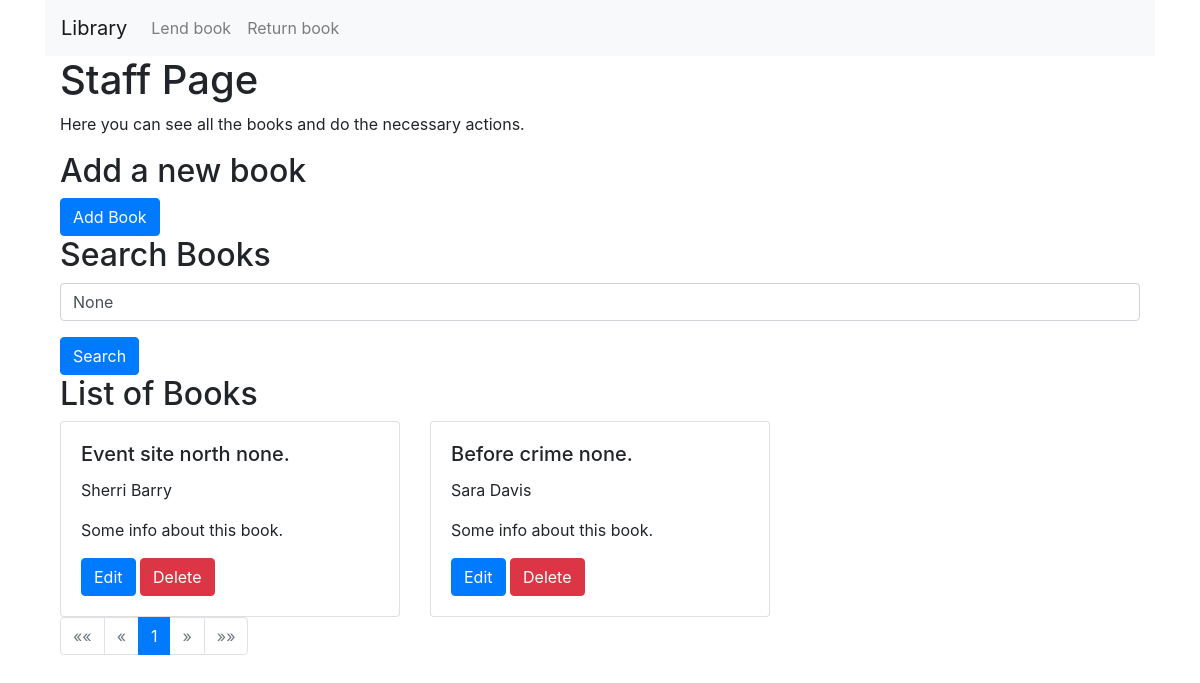
Screenshot of /staffusers/?q=None&page=2 (signed in) with the database file from the repository.
### library/models.py (models this page shows, shortened)
class Book(models.Model):
    title = models.CharField(max_length=200)
    authors = models.ManyToManyField(Author)
    genre = models.ForeignKey(Genre, on_delete=models.CASCADE)
    pub_date = models.DateField('Publication date')
    quantity = models.IntegerField(default=1)

class Author(models.Model):
    name = models.CharField(max_length=100)

### staffusers/views.py (the view)
# urls.py: path('', views.staff_home, name='staff_home'),
@login_required
@user_passes_test(lambda u: u.is_staff)
def staff_home(request):
    query = request.GET.get('q')
    if query:
        books = Book.objects.filter(Q(title__icontains=query) | Q(authors__name__icontains=query)).distinct()
    else:
        books = Book.objects.all()
    paginator = Paginator(books, 12)
    page_number = request.GET.get('page')
    page_obj = paginator.get_page(page_number)
    return render(request, 'staffusers/index.html', {'page_obj': page_obj, 'query': query})

### staffusers/templates/staffusers/index.html (shortened to what this page needs)
{% extends "library/base_generic.html" %}
{% block content %}
    <nav class="navbar navbar-expand-lg navbar-light bg-light">
        <a class="navbar-brand" href="#">Library</a>
        <div class="collapse navbar-collapse" id="navbarNav">
            <ul class="navbar-nav">
                <li class="nav-item">
                    <a class="nav-link" href="{% url 'staffusers:lend_book' %}">Lend book</a>
                </li>
                <li class="nav-item">
                    <a class="nav-link" href="{% url 'staffusers:return_book' %}">Return book</a>
                </li>
            </ul>
        </div>
    </nav>
    <div class="container">
        <h1>Staff Page</h1>
        <p>Here you can see all the books and do the necessary actions.</p>
        <h2>Add a new book</h2>
        <form action="{% url 'staffusers:add_book' %}" method="POST">
            <button type="submit" class="btn btn-primary">Add Book</button>
        </form>
        <h2>Search Books</h2>
        <form method="GET" action=".">
            <div class="form-group">
                <input type="text" name="q" value="{{ query }}" class="form-control" placeholder="Search for books with book or author name...">
            </div>
            <button type="submit" class="btn btn-primary">Search</button>
        </form>
        <h2>List of Books</h2>
        <div class="row">
            {% for book in page_obj %}
                <div class='col-4'>
                    <div class='card'>
                        <div class='card-body'>
                            <h5 class='card-title'>{{ book.title }}</h5>
                            <p class='card-text'>
                                {% for author in book.authors.all %}
                                    {{ author.name }}{% if not forloop.last %}, {% endif %}
                                {% endfor %}
                            </p>
                            <p class='card-text'> Some info about this book. </p>
                            <a href="{% url 'staffusers:edit_book' book.id %}" class="btn btn-primary">Edit</a>
                            <a href="{% url 'staffusers:delete_book' book.id %}" class="btn btn-danger">Delete</a>
                        </div>
                    </div>
                </div>
            {% endfor %}
        </div>
        <nav aria-label="Page navigation">
            <ul class="pagination">
                {% if page_obj.has_previous %}
                    <li class="page-item">
                        <a class="page-link" href="?q={{ query }}&page=1" aria-label="First">
                            <span aria-hidden="true">&laquo;&laquo;</span>
                        </a>
                    </li>
                    <li class="page-item">
                        <a class="page-link" href="?q={{ query }}&page={{ page_obj.previous_page_number }}"
                           aria-label="Previous">
                            <span aria-hidden="true">&laquo;</span>
                        </a>
                    </li>
                {% else %}
                    <li class="page-item disabled">
                        <a class="page-link" href="#" aria-label="First">
                            <span aria-hidden="true">&laquo;&laquo;</span>
                        </a>
                    </li>
                    <li class="page-item disabled">
                        <a class="page-link" href="#" aria-label="Previous">
                            <span aria-hidden="true">&laquo;</span>
                        </a>
                    </li>
                {% endif %}
                {% for num in page_obj.paginator.page_range %}
                    {% if page_obj.number == num %}
                        <li class="page-item active">
                            <a class="page-link" href="#">{{ num }}</a>
                        </li>
                    {% elif num > page_obj.number|add:'-5' and num < page_obj.number|add:'5' %}
                        <li class="page-item">
                            <a class="page-link" href="?q={{ query }}&page={{ num }}">{{ num }}</a>
                        </li>
                    {% endif %}
                {% endfor %}
                {% if page_obj.has_next %}
                    <li class="page-item">
                        <a class="page-link" href="?q={{ query }}&page={{ page_obj.next_page_number }}"
                           aria-label="Next">
                            <span aria-hidden="true">&raquo;</span>
                        </a>
                    </li>
                    <li class="page-item">
                        <a class="page-link" href="?q={{ query }}&page={{ page_obj.paginator.num_pages }}"
                           aria-label="Last">
                            <span aria-hidden="true">&raquo;&raquo;</span>
                        </a>
                    </li>
                {% else %}
                    <li class="page-item disabled">
                        <a class="page-link" href="#" aria-label="Next">
                            <span aria-hidden="true">&raquo;</span>
                        </a>
                    </li>
                    <li class="page-item disabled">
                        <a class="page-link" href="#" aria-label="Last">
                            <span aria-hidden="true">&raquo;&raquo;</span>
                        </a>
                    </li>
                {% endif %}
            </ul>
        </nav>
    </div>
{% endblock %}

### rows the page displays
Book: title "Event site north none."
Author: name "Sherri Barry"
Book: title "Before crime none."
Author: name "Sara Davis"

### other values shown
{{ num }} "1"
